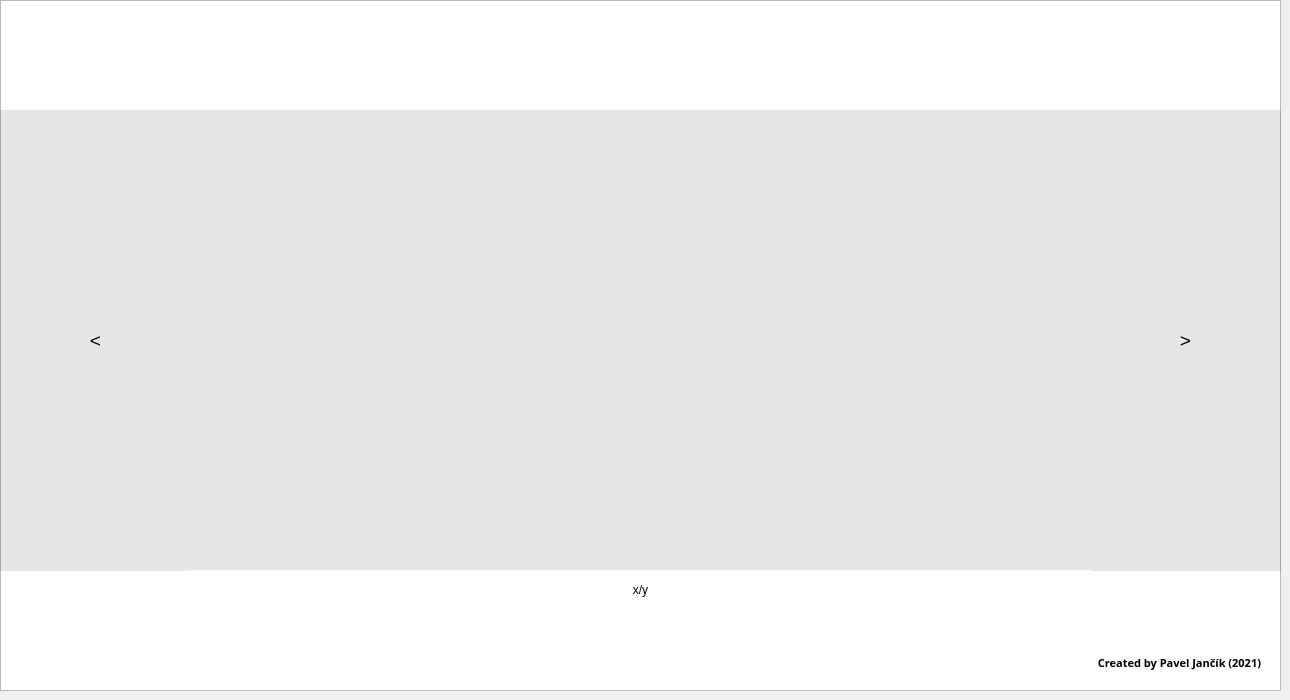
    <widget class="QWidget" name="page_1_home">
     <widget class="QTextEdit" name="background">
      <property name="geometry">
       <rect>
        <x>0</x>
        <y>0</y>
        <width>1281</width>
        <height>691</height>
       </rect>
      </property>
      <property name="styleSheet">
       <string notr="true">background-image: url(&quot;:/textures/Textures/Background.png&quot;);</string>
      </property>
      <property name="verticalScrollBarPolicy">
       <enum>Qt::ScrollBarAlwaysOff</enum>
      </property>
      <property name="horizontalScrollBarPolicy">
       <enum>Qt::ScrollBarAlwaysOff</enum>
      </property>
      <property name="html">
       <string>&lt;!DOCTYPE HTML PUBLIC &quot;-//W3C//DTD HTML 4.0//EN&quot; &quot;http://www.w3.org/TR/REC-html40/strict.dtd&quot;&gt;
&lt;html&gt;&lt;head&gt;&lt;meta name=&quot;qrichtext&quot; content=&quot;1&quot; /&gt;&lt;style type=&quot;text/css&quot;&gt;
p, li { white-space: pre-wrap; }
&lt;/style&gt;&lt;/head&gt;&lt;body style=&quot; font-family:'Yu Gothic UI Semibold'; font-size:8.25pt; font-weight:600; font-style:normal;&quot;&gt;
&lt;p style=&quot;-qt-paragraph-type:empty; margin-top:0px; margin-bottom:0px; margin-left:0px; margin-right:0px; -qt-block-indent:0; text-indent:0px; font-family:'MS Shell Dlg 2'; font-weight:400;&quot;&gt;&lt;br /&gt;&lt;/p&gt;&lt;/body&gt;&lt;/html&gt;</string>
      </property>
      <property name="textInteractionFlags">
       <set>Qt::NoTextInteraction</set>
      </property>
     </widget>
     <widget class="QLabel" name="autor_label">
      <property name="geometry">
       <rect>
        <x>1020</x>
        <y>640</y>
        <width>241</width>
        <height>31</height>
       </rect>
      </property>
      <property name="font">
       <font>
        <family>Yu Gothic UI Semibold</family>
        <pointsize>8</pointsize>
        <weight>75</weight>
        <bold>true</bold>
       </font>
      </property>
      <property name="text">
       <string>Created by Pavel Jančík (2021)</string>
      </property>
      <property name="alignment">
       <set>Qt::AlignBottom|Qt::AlignRight|Qt::AlignTrailing</set>
      </property>
     </widget>
     <widget class="QStackedWidget" name="SongListPages">
      <property name="geometry">
       <rect>
        <x>190</x>
        <y>110</y>
        <width>900</width>
        <height>460</height>
       </rect>
      </property>
      <property name="layoutDirection">
       <enum>Qt::LeftToRight</enum>
      </property>
      <property name="styleSheet">
       <string notr="true"/>
      </property>
      <property name="currentIndex">
       <number>1</number>
      </property>
      <widget class="QWidget" name="page"/>
      <widget class="QWidget" name="page_2"/>
     </widget>
     <widget class="QPushButton" name="previousPage">
      <property name="geometry">
       <rect>
        <x>0</x>
        <y>110</y>
        <width>191</width>
        <height>461</height>
       </rect>
      </property>
      <property name="font">
       <font>
        <pointsize>14</pointsize>
       </font>
      </property>
      <property name="cursor">
       <cursorShape>PointingHandCursor</cursorShape>
      </property>
      <property name="styleSheet">
       <string notr="true">QPushButton#previousPage {
background: rgba(0,0,0,0.1);
border-style: none;
}

QPushButton#previousPage:hover {  
background: rgba(0,0,0,0.2);
}</string>
      </property>
      <property name="text">
       <string>&lt;</string>
      </property>
      <property name="shortcut">
       <string>Left</string>
      </property>
     </widget>
     <widget class="QPushButton" name="nextPage">
      <property name="geometry">
       <rect>
        <x>1090</x>
        <y>110</y>
        <width>191</width>
        <height>461</height>
       </rect>
      </property>
      <property name="font">
       <font>
        <pointsize>14</pointsize>
       </font>
      </property>
      <property name="cursor">
       <cursorShape>PointingHandCursor</cursorShape>
      </property>
      <property name="styleSheet">
       <string notr="true">QPushButton#nextPage {
background: rgba(0,0,0,0.1);
border-style: none;
}

QPushButton#nextPage:hover {  
background: rgba(0,0,0,0.2);
}</string>
      </property>
      <property name="text">
       <string>&gt;</string>
      </property>
      <property name="shortcut">
       <string>Right</string>
      </property>
     </widget>
     <widget class="QTextEdit" name="songListPagesBackground">
      <property name="geometry">
       <rect>
        <x>191</x>
        <y>110</y>
        <width>899</width>
        <height>460</height>
       </rect>
      </property>
      <property name="styleSheet">
       <string notr="true">background: rgba(0,0,0,0.1);
border-style: none;</string>
      </property>
      <property name="verticalScrollBarPolicy">
       <enum>Qt::ScrollBarAlwaysOff</enum>
      </property>
      <property name="horizontalScrollBarPolicy">
       <enum>Qt::ScrollBarAlwaysOff</enum>
      </property>
      <property name="html">
       <string>&lt;!DOCTYPE HTML PUBLIC &quot;-//W3C//DTD HTML 4.0//EN&quot; &quot;http://www.w3.org/TR/REC-html40/strict.dtd&quot;&gt;
&lt;html&gt;&lt;head&gt;&lt;meta name=&quot;qrichtext&quot; content=&quot;1&quot; /&gt;&lt;style type=&quot;text/css&quot;&gt;
p, li { white-space: pre-wrap; }
&lt;/style&gt;&lt;/head&gt;&lt;body style=&quot; font-family:'Yu Gothic UI Semibold'; font-size:8.25pt; font-weight:600; font-style:normal;&quot;&gt;
&lt;p style=&quot;-qt-paragraph-type:empty; margin-top:0px; margin-bottom:0px; margin-left:0px; margin-right:0px; -qt-block-indent:0; text-indent:0px; font-family:'MS Shell Dlg 2'; font-weight:400;&quot;&gt;&lt;br /&gt;&lt;/p&gt;&lt;/body&gt;&lt;/html&gt;</string>
      </property>
      <property name="textInteractionFlags">
       <set>Qt::NoTextInteraction</set>
      </property>
     </widget>
     <widget class="QLabel" name="pageLabel">
      <property name="geometry">
       <rect>
        <x>0</x>
        <y>569</y>
        <width>1281</width>
        <height>41</height>
       </rect>
      </property>
      <property name="text">
       <string>x/y</string>
      </property>
      <property name="alignment">
       <set>Qt::AlignCenter</set>
      </property>
     </widget>
     <zorder>background</zorder>
     <zorder>autor_label</zorder>
     <zorder>nextPage</zorder>
     <zorder>previousPage</zorder>
     <zorder>songListPagesBackground</zorder>
     <zorder>SongListPages</zorder>
     <zorder>pageLabel</zorder>
    </widget>
